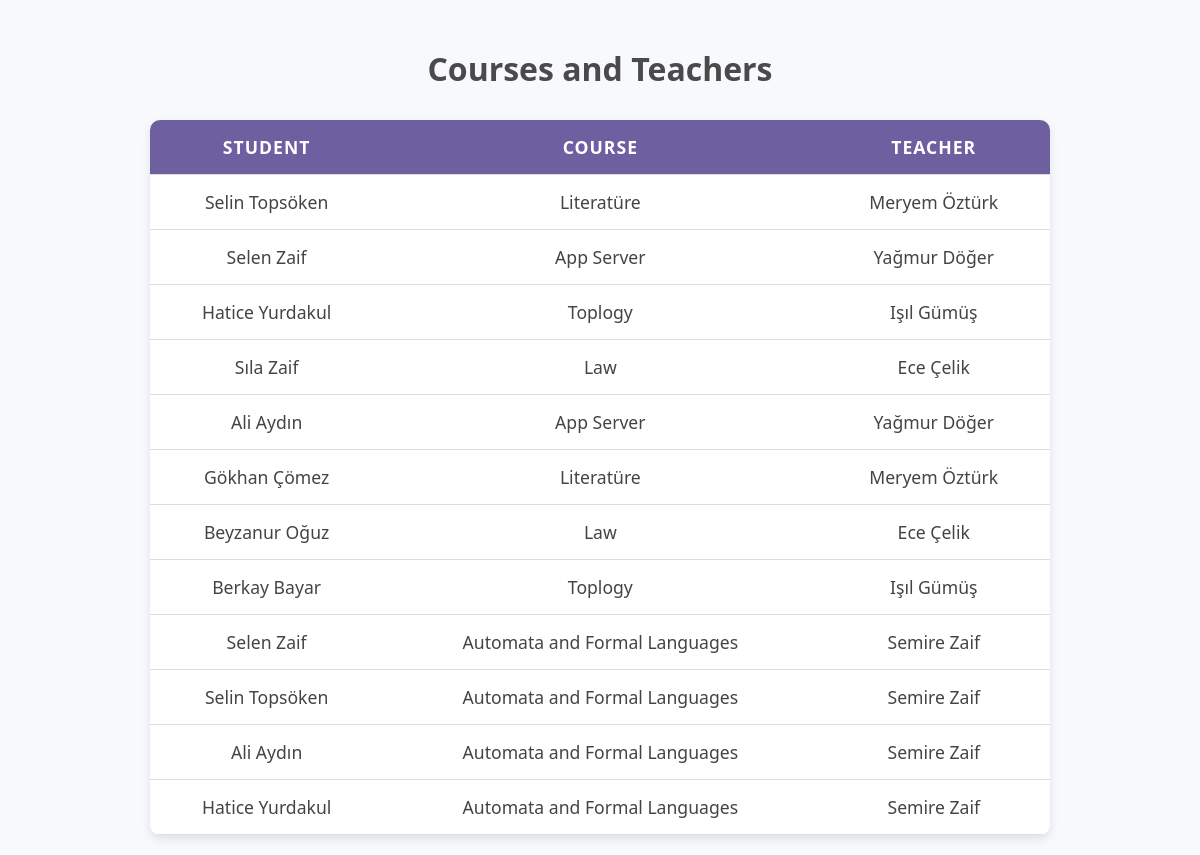
The page /student/list/ on the database its author committed.
### student/models.py (models this page shows, shortened)
class enrollments(models.Model):
    student=models.ForeignKey(studentt,on_delete=models.CASCADE)
    course=models.ForeignKey(course,on_delete=models.CASCADE)
    status=models.CharField(max_length=20,choices=[('Active', 'Active'), ('Completed', 'Completed'), ('Withdrawn', 'Withdrawn')], default='Active')
    enrollment_date=models.DateTimeField(default=timezone.now)
    grade = models.IntegerField(null=True, blank=True)
    class Meta:
        unique_together=('student','course')

class studentt(models.Model):
    name=models.CharField(max_length=200,help_text="Enter your name")
    number=models.CharField(max_length=20,help_text="Enter your student number",unique=True)
    major=models.CharField(max_length=50,help_text="Enter your major")
    year=models.CharField(max_length=2,help_text="Enter your year")
    user = models.ForeignKey(User, on_delete=models.CASCADE, null=True, blank=True)

class course(models.Model):
    name=models.CharField(max_length=50,help_text="Enter course name")
    credit=models.PositiveSmallIntegerField()
    teacher=models.ForeignKey(teacher,on_delete=models.SET_NULL,null=True)

class teacher(models.Model):
    name=models.CharField(max_length=200,help_text="Enter your name")
    department=models.CharField(max_length=200,help_text="Enter your departmnet")
    email=models.EmailField(help_text="Enter your email",unique=True)

### student/views.py (the view)
# urls.py: path('list/',views.course_student_list, name='course_student_list'),
def course_student_list(request):
    enrollment_list = enrollments.objects.select_related('student', 'course', 'course__teacher')
    return render(request, 'course_student_list.html', {'enrollments': enrollment_list})

### student/templates/course_student_list.html (shortened to what this page needs)
{% load static %}
<!DOCTYPE html>
<html>
<head>
</head>
<body>
    <h2>Courses and Teachers</h2>
    <table>
        <thead>
            <tr>
                <th>Student</th>
                <th>Course</th>
                <th>Teacher</th>
            </tr>
        </thead>
        <tbody>
            {% for enrollment in enrollments %}
            <tr>
                <td>{{ enrollment.student.name }}</td>
                <td>{{ enrollment.course.name }}</td>
                <td>{{ enrollment.course.teacher.name }}</td>
            </tr>
            {% endfor %}
        </tbody>
    </table>
</body>
</html>

### student/templates/course_student_list.html (style rules this page uses)
body { font-family: 'Segoe UI', Tahoma, Geneva, Verdana, sans-serif; background-color: #f7f9fc; margin: 0; padding: 20px 0; }
h2 { text-align: center; color: #4a4a4a; margin-bottom: 30px; font-weight: 700; font-size: 2rem; }
table { border-collapse: collapse; width: 80%; max-width: 900px; margin: auto; background-color: white; box-shadow: 0 4px 10px rgba(0,0,0,0.1); border-radius: 10px; overflow: hidden; }
th, td { padding: 15px 20px; border-bottom: 1px solid #ddd; text-align: center; font-size: 1.1rem; color: #444; }
th { background-color: #6e5fa0; color: white; text-transform: uppercase; letter-spacing: 1px; font-weight: 700; }

### rows shown on the page
enrollments: student.name "Selin Topsöken", course.name "Literatüre", course.teacher.name "Meryem Öztürk"
enrollments: student.name "Selen Zaif", course.name "App Server", course.teacher.name "Yağmur Döğer"
enrollments: student.name "Hatice Yurdakul", course.name "Toplogy", course.teacher.name "Işıl Gümüş"
enrollments: student.name "Sıla Zaif", course.name "Law", course.teacher.name "Ece Çelik"
enrollments: student.name "Ali Aydın", course.name "App Server", course.teacher.name "Yağmur Döğer"
enrollments: student.name "Gökhan Çömez", course.name "Literatüre", course.teacher.name "Meryem Öztürk"
enrollments: student.name "Beyzanur Oğuz", course.name "Law", course.teacher.name "Ece Çelik"
enrollments: student.name "Berkay Bayar", course.name "Toplogy", course.teacher.name "Işıl Gümüş"
enrollments: student.name "Selen Zaif", course.name "Automata and Formal Languages", course.teacher.name "Semire Zaif"
enrollments: student.name "Selin Topsöken", course.name "Automata and Formal Languages", course.teacher.name "Semire Zaif"
enrollments: student.name "Ali Aydın", course.name "Automata and Formal Languages", course.teacher.name "Semire Zaif"
enrollments: student.name "Hatice Yurdakul", course.name "Automata and Formal Languages", course.teacher.name "Semire Zaif"
